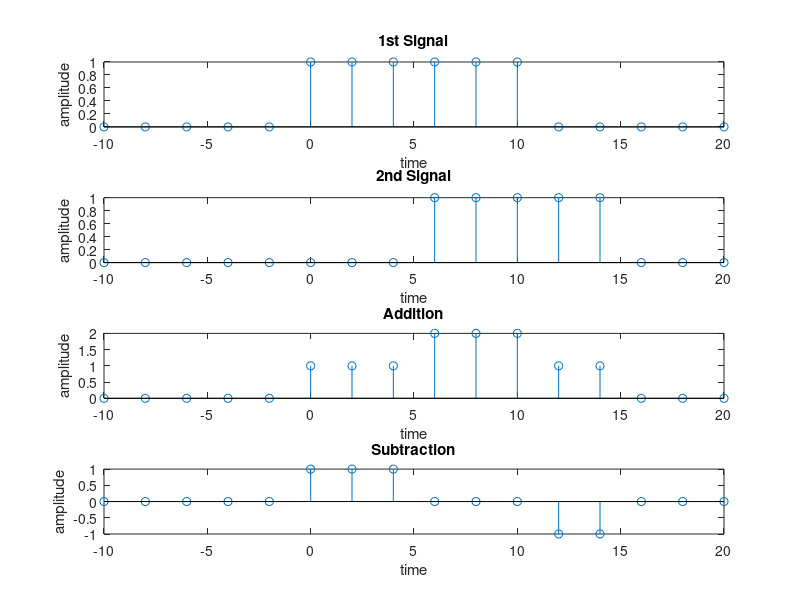

Write MATLAB code to recreate this figure.
clc
 clear all
 close all
 t = -10:2:20
 n1 = t>=0 & t<=10
 subplot(4,1,1);
 stem(t,n1);
 xlabel('time');
 ylabel('amplitude');
title('1st Signal');
n2 = t>=5 & t<=15
subplot(4,1,2);
stem(t,n2);
xlabel('time');
ylabel('amplitude');
title('2nd Signal');
add = n1+n2
subplot(4,1,3);
stem(t,add);
xlabel('time');
ylabel('amplitude');
title('Addition');
sub = n1-n2
subplot(4,1,4);
stem(t,sub);
xlabel('time');
ylabel('amplitude');
title('Subtraction');
